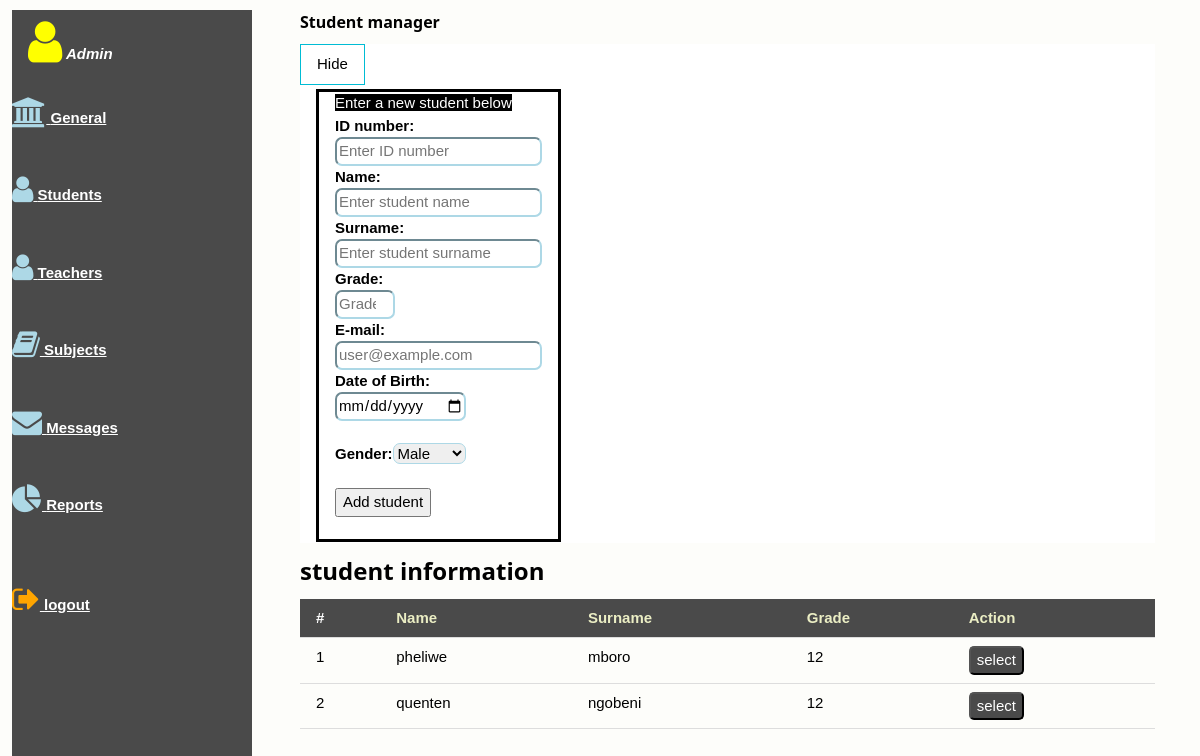
/studentmanager.php (signed in), run on the app's committed database.
### tables this page shows
CREATE TABLE IF NOT EXISTS `seed` (
  `stu_id` int(11) NOT NULL AUTO_INCREMENT,
  `stu_name` varchar(35) NOT NULL,
  `stu_surname` varchar(35) NOT NULL,
  `stu_email` varchar(100) NOT NULL,
  `stu_grade` int(11) NOT NULL,
  `stu_gender` varchar(1) NOT NULL,
  `stu_dob` date NOT NULL,
  `stu_id_num` varchar(13) NOT NULL,
  PRIMARY KEY (`stu_id`),
  UNIQUE KEY `stu_id` (`stu_id`),
  UNIQUE KEY `stu_email` (`stu_email`)
);

### studentmanager.php (the view, shortened to what this page needs)
<!DOCTYPE html>
<html>
<head>
	<link rel="stylesheet" type="text/css" href="w3.css" />
	<link rel="stylesheet" href="https://cdnjs.cloudflare.com/ajax/libs/font-awesome/4.7.0/css/font-awesome.min.css">
</head>
<body style="background-color: rgb(253,253,250);">
<div class="w3-sidebar w3-bar-block" style="width: 20%; background-color: rgb(74,74,74);margin-left:1%">
	<a class="w3-bar-item w3-button" href="#"><i class="fa fa-user" style="font-size:48px;color:yellow"></i><i style="color: white"><b> Admin</b></i></a>
	<br>
	<strong>
		<a href="generalmanager.php" style="color: white"><i class="fa fa-bank" style="font-size: 30px;color: lightblue;"></i> General</a><br><br><br>
		<a href="#" style="color: white"><i class="fa fa-user" style="font-size: 30px;color: lightblue;"></i> Students</a><br><br><br>
		<a href="teachermanager.php" style="color: white"><i class="fa fa-user" style="font-size: 30px;color: lightblue;"></i> Teachers</a><br><br><br>
		<a href="subjectmanager.php" style="color: white"><i class="fa fa-book" style="font-size: 30px;color: lightblue;"></i> Subjects</a><br><br><br>
		<a href="messagemanager.php" style="color: white"><i class="fa fa-envelope" style="font-size: 30px;color: lightblue;"></i> Messages  </a><br><br><br>
		<a href="reports.php" style="color: white"><i class="fa fa-pie-chart" style="font-size: 30px;color: lightblue;"></i>         Reports</a><br><br><br><br>
		<a href="logout.php" style="color: white"><i class="fa fa-sign-out" style="font-size:30px;color:orange"></i> logout</a>
	</strong>
</div>
<div id = "selection" style="margin-left: 25%">
	<h6><b>Student manager</b></h6>
	<div id ="content" style="background-color: rgb(255,255,255);width: 95%">
		<div class="w3-accordion">
		<button id = "btnText" onclick="ourFunction('forms')" class="w3-button w3-border w3-border-cyan w3-left">Hide</button><br><br>
		<div id="forms" class="w3-accordion-content w3-container" style="margin-right: 50%">
			<div class="w3-container w3-cell" style="border-style: solid;border-left-color: black;">
				<span style="background-color: black;color: white">Enter a new student below</span>
				<br>
				<form method="post" action="adstu.php">
					<b>ID number:</b> <br><input style="border-radius: 7px; border-color: lightblue;" type="text" name="idNumber" required="required" placeholder="Enter ID number"><br>
					<b>Name:</b><br><input style="border-radius: 7px; border-color: lightblue;" type="text" name="name" required="required" placeholder="Enter student name"><br>
					<b>Surname:</b><br><input style="border-radius: 7px; border-color: lightblue;" type="text" name="surname" required="required" placeholder="Enter student surname"><br>
					<b>Grade:</b><br><input style="border-radius: 7px; border-color: lightblue;" type="number" name="grade" required="required" placeholder="Grade" min="8" max="12" style="width: 30%"><br>
					<b>E-mail:</b><br><input style="border-radius: 7px; border-color: lightblue;" type="text" name="email" required="required" placeholder="user@example.com"><br>
					<b>Date of Birth:</b><br><input style="border-radius: 7px; border-color: lightblue;" type="date" name="birth" required="required"><br><br>
					<b>Gender:</b><select style="border-radius: 7px; border-color: lightblue;" type="text" name="gender"><option value="M">Male</option><option value="F">Female</option></select><br>
					<br>
					<button>Add student</button>
				</form>
				<br>
			</div>
			</div>
		</div>
	</div>
<h3><b>student information</b></h3>
<?php
$connection = mysqli_connect($host,$user,$password,$database) or die("<p>Error connecting to database: ".mysqli_error(). "</p>");
$sql = "SELECT stu_id, stu_name, stu_surname, stu_grade FROM seed ORDER BY stu_id DESC";
$result = mysqli_query($connection, $sql);
if(mysqli_num_rows($result) > 0){
	echo "<table class='w3-table w3-bordered w3-hoverable' style='width:95%'>
	<thead style='background-color:rgb(74,74,74);color:white'>
	<tr>
		<th>#</th>
		<th style='color:rgb(235,238,196)'>Name</th>
		<th style='color:rgb(235,238,196)'>Surname</th>
		<th style='color:rgb(235,238,196)'>Grade</th>
		<th style='color:rgb(235,238,196)'>Action</th>
	</tr>
	</thead>
	<tbody>";
	$counter = 1;
	while($row = mysqli_fetch_assoc($result)){
		echo "
		<tr>
			<td>".$counter."</td>
			<td>".htmlspecialchars($row["stu_name"])."</td>
			<td>".htmlspecialchars($row["stu_surname"])."</td>
			<td>".htmlspecialchars($row["stu_grade"])."</td>
			<td>
				<form method='POST' action='studentmanager.php'>
					<input style='width:5%;' id='c_student' type='text' name='c_student' hidden='hidden' value='".$row["stu_id"]."'>
					<button style='background-color: rgb(74,74,74); color: white;border-radius:5px;border-color:black;'>select</button>
				</form>
			</td>
		</tr>";
		$counter += 1;
	}
	echo "</tbody></table>";
}
else{
	echo "There are no students yet. ";
}
?>
</div>
</body>
</html>

### w3.css (style rules this page uses)
*,*:before,*:after { box-sizing:inherit }
html { -ms-text-size-adjust:100%;-webkit-text-size-adjust:100% }
body { margin:0 }
a { background-color:transparent;-webkit-text-decoration-skip:objects }
button,input,select,textarea { font:inherit;margin:0 }
button,input { overflow:visible }
button,select { text-transform:none }
button,html [type=button],[type=reset],[type=submit] { -webkit-appearance:button }
html,body { font-family:Verdana,sans-serif;font-size:15px;line-height:1.5 }
html { overflow-x:hidden }
h3 { font-size:24px }
h6 { font-size:16px }
h1,h2,h3,h4,h5,h6 { font-family:"Segoe UI",Arial,sans-serif;font-weight:400;margin:10px 0 }
a { color:inherit }
.w3-table,.w3-table-all { border-collapse:collapse;border-spacing:0;width:100%;display:table }
.w3-bordered tr,.w3-table-all tr { border-bottom:1px solid #ddd }
.w3-table td,.w3-table th,.w3-table-all td,.w3-table-all th { padding:8px 8px;display:table-cell;text-align:left;vertical-align:top }
.w3-table th:first-child,.w3-table td:first-child,.w3-table-all th:first-child,.w3-table-all td:first-child { padding-left:16px }
.w3-btn,.w3-button { border:none;display:inline-block;padding:8px 16px;vertical-align:middle;overflow:hidden;text-decoration:none;color:inherit;background-color:inherit;text-align:center;cursor:pointer;white-space:nowrap }
.w3-btn,.w3-button { -webkit-touch-callout:none;-webkit-user-select:none;-khtml-user-select:none;-moz-user-select:none;-ms-user-select:none;user-select:none }
.w3-sidebar { height:100%;width:200px;background-color:#fff;position:fixed!important;z-index:1;overflow:auto }
.w3-bar-block .w3-bar-item { width:100%;display:block;padding:8px 16px;text-align:left;border:none;white-space:normal;float:none;outline:0 }
.w3-container:after,.w3-container:before,.w3-panel:after,.w3-panel:before,.w3-row:after,.w3-row:before,.w3-row-padding:after,.w3-row-padding:before, .w3-cell-row:before,.w3-cell-row:after,.w3-clear:after,.w3-clear:before,.w3-bar:before,.w3-bar:after { content:"";display:table;clear:both }
.w3-cell { display:table-cell }
.w3-container,.w3-panel { padding:0.01em 16px }
.w3-border { border:1px solid #ccc!important }
.w3-left { float:left!important }
.w3-border-cyan,.w3-hover-border-cyan:hover { border-color:#00bcd4!important }

### data on the page
seed: stu_name "pheliwe", stu_surname "mboro", stu_grade "12"
seed: stu_name "quenten", stu_surname "ngobeni", stu_grade "12"
